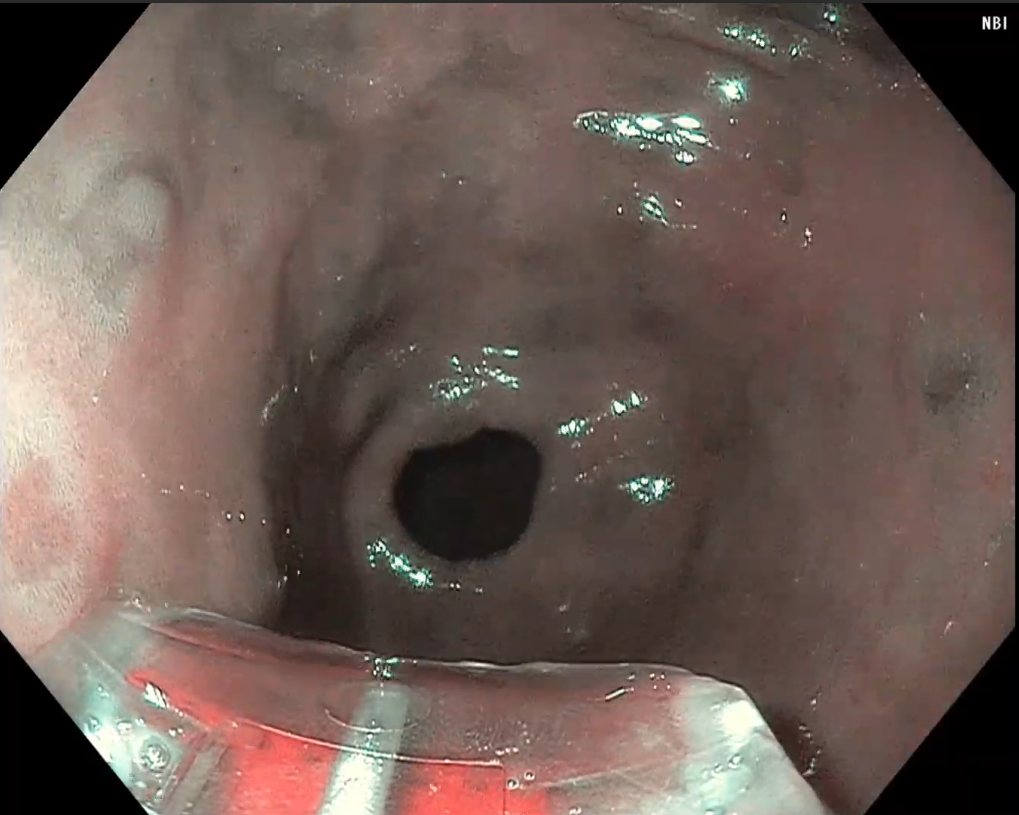
#> input picture apps/playgrounds/sample_img_4.png, 1019 x 815 px
$ python analyze_input.py
#> lines starting #> are read from the running program, lines starting #| are printed output that depends on the picture; long printed decimals are rounded
#!/usr/bin/env python3
"""
Visualize what the model actually sees after preprocessing
"""
import numpy as np
from PIL import Image
import matplotlib.pyplot as plt

# Load the image that was used
img_path = "apps/playgrounds/sample_img_4.png"
img = Image.open(img_path).convert('RGB')
print(f"Original image size: {img.size}")
#| Original image size: (1019, 815)
print(f"Original image mode: {Image.open(img_path).mode}")

# Resize like the model does
img_resized = img.resize((640, 512))
img_array = np.array(img_resized, dtype=np.float32) / 255.0

print(f"\nPreprocessed image stats:")
print(f"  Shape: {img_array.shape}")
#|   Shape: (512, 640, 3)
print(f"  Min: {img_array.min():.4f}")
#|   Min: 0.0000
print(f"  Max: {img_array.max():.4f}")
#|   Max: 1.0000
print(f"  Mean: {img_array.mean():.4f}")
#|   Mean: 0.3746
print(f"  Std: {img_array.std():.4f}")
#|   Std: 0.1984

# Check for unusual patterns
print(f"\nChannel statistics:")
for i, channel in enumerate(['R', 'G', 'B']):
    ch_data = img_array[:, :, i]
    print(f"  {channel}: min={ch_data.min():.4f}, max={ch_data.max():.4f}, "
          f"mean={ch_data.mean():.4f}, std={ch_data.std():.4f}")
#> this loop made 3 passes
#|   R: min=0.0000, max=1.0000, mean=0.4294, std=0.2117
#|   G: min=0.0000, max=1.0000, mean=0.3612, std=0.1915
#|   B: min=0.0000, max=1.0000, mean=0.3333, std=0.1779
#> pass 1, `ch_data = img_array[:, :, i]`:
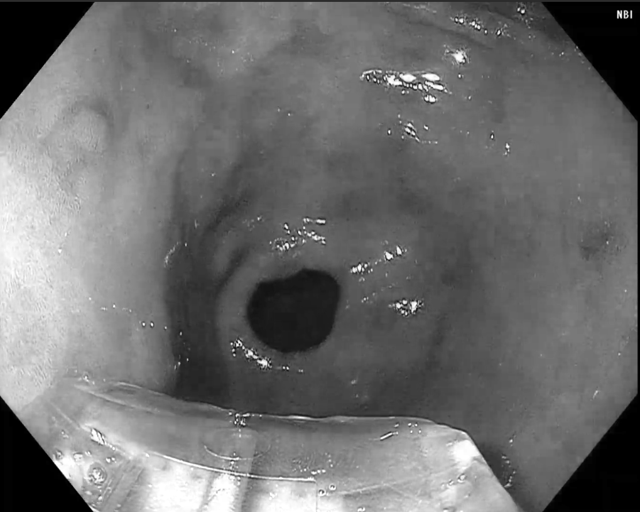
#> ch_data: shape (512, 640) float32; min 0, max 1, mean 0.429
#> pass 2, `ch_data = img_array[:, :, i]`:
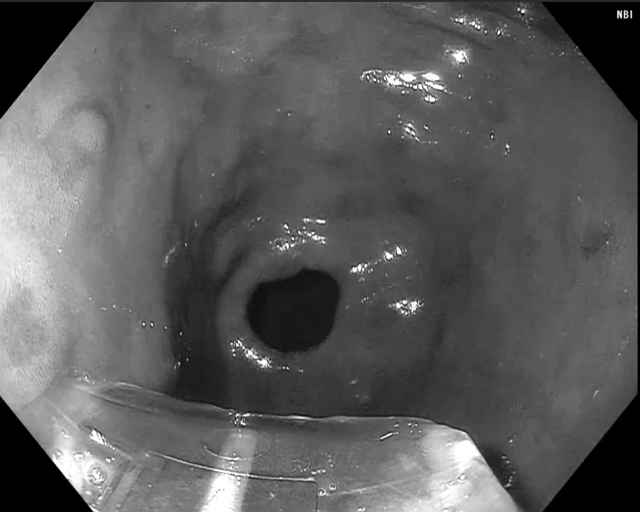
#> ch_data: shape (512, 640) float32; min 0, max 1, mean 0.361

# Visualize
fig, axes = plt.subplots(2, 3, figsize=(15, 10))

# Original
axes[0, 0].imshow(img_resized)
axes[0, 0].set_title('Original Image (640x512)')
axes[0, 0].axis('off')

# Each channel
for i, (ax, channel, color) in enumerate(zip(axes[0, 1:], ['R', 'G', 'B'], ['Reds', 'Greens', 'Blues'])):
    ax.imshow(img_array[:, :, i], cmap=color, vmin=0, vmax=1)
    ax.set_title(f'{channel} Channel')
    ax.axis('off')

# Grayscale
gray = img_array.mean(axis=2)
axes[1, 0].imshow(gray, cmap='gray', vmin=0, vmax=1)
axes[1, 0].set_title('Grayscale (mean)')
axes[1, 0].axis('off')

# Histogram
axes[1, 1].hist(img_array[:, :, 0].flatten(), bins=50, alpha=0.5, label='R', color='red')
axes[1, 1].hist(img_array[:, :, 1].flatten(), bins=50, alpha=0.5, label='G', color='green')
axes[1, 1].hist(img_array[:, :, 2].flatten(), bins=50, alpha=0.5, label='B', color='blue')
axes[1, 1].set_title('Pixel Value Distribution')
axes[1, 1].set_xlabel('Pixel Value')
axes[1, 1].set_ylabel('Count')
axes[1, 1].legend()
axes[1, 1].grid(alpha=0.3)

# Horizontal profile (average each row)
row_profile = img_array.mean(axis=(1, 2))
#> row_profile = 512 values, max 0.469 at index 478, min 0.171 at index 0, mean 0.375
axes[1, 2].plot(row_profile)
axes[1, 2].set_title('Horizontal Profile\n(avg brightness per row)')
axes[1, 2].set_xlabel('Row (y)')
axes[1, 2].set_ylabel('Mean pixel value')
axes[1, 2].grid(alpha=0.3)
axes[1, 2].axhline(y=row_profile.mean(), color='r', linestyle='--', label=f'Mean: {row_profile.mean():.3f}')
axes[1, 2].legend()

plt.tight_layout()
plt.savefig('output/input_analysis.png', dpi=150, bbox_inches='tight')
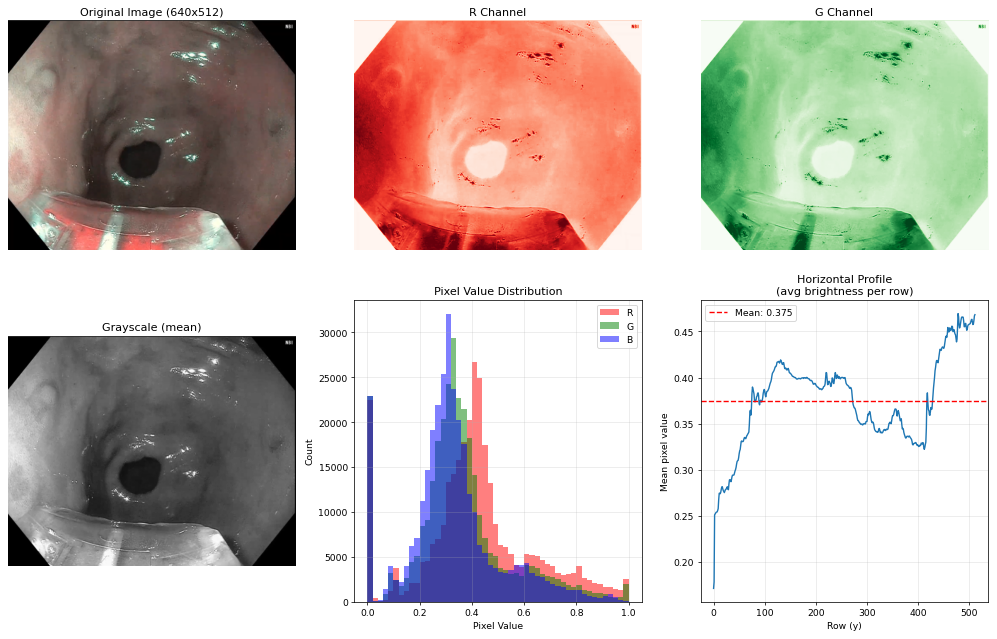
#> figure drawn by matplotlib, 6 panels; panel 5: tallest bar 26766 high, from x = 0.4 to 0.42; panel 5: tallest bar 29377 high, from x = 0.32 to 0.34; panel 5: tallest bar 32025 high, from x = 0.3 to 0.32; panel 6: curve peaks at x = 478, y = 0.469
print(f"\n✅ Saved input analysis to: output/input_analysis.png")

# Check if there are horizontal bands in the input
print(f"\n🔍 Checking for horizontal banding in input...")
# Look at variance across rows
row_means = img_array.mean(axis=(1, 2))
#> row_means has the same summary as row_profile
row_variance = np.var(row_means)
#> row_variance = 0.00243
print(f"  Row mean variance: {row_variance:.6f}")
#|   Row mean variance: 0.002435
if row_variance > 0.01:
    print(f"  ⚠️  High variance detected - image has horizontal banding in brightness!")
else:
    print(f"  ✅ Low variance - image is relatively uniform")

$ run again, with apps/playgrounds/sample_img_3.png copied over apps/playgrounds/sample_img_4.png
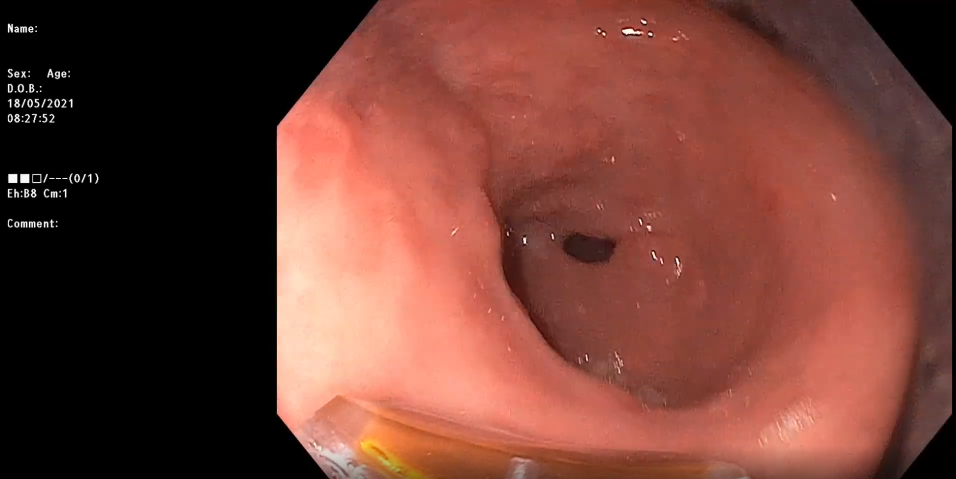
#> input picture apps/playgrounds/sample_img_3.png, 1912 x 958 px (shown at 1/2 size)
#| Original image size: (1912, 958)
#|   Shape: (512, 640, 3)
#|   Min: 0.0000
#|   Max: 1.0000
#|   Mean: 0.3018
#|   Std: 0.2809
#> the loop `for i, channel in enumerate(['R', 'G', 'B']):` made 3 passes
#|   R: min=0.0000, max=1.0000, mean=0.4492, std=0.3517
#|   G: min=0.0000, max=1.0000, mean=0.2476, std=0.2148
#|   B: min=0.0000, max=1.0000, mean=0.2085, std=0.1832
#> pass 1, `ch_data = img_array[:, :, i]`:
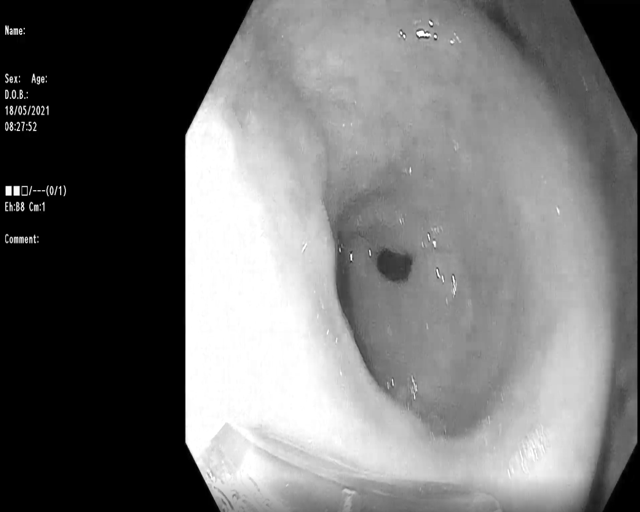
#> ch_data: shape (512, 640) float32; min 0, max 1, mean 0.449
#> `gray = img_array.mean(axis=2)`:
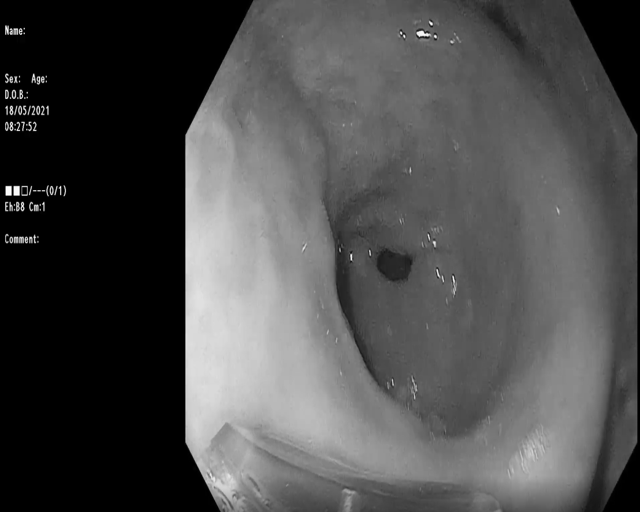
#> gray: shape (512, 640) float32; min 0, max 1, mean 0.302
#> row_profile = 512 values, max 0.382 at index 442, min 0.147 at index 0, mean 0.302
#> row_means has the same summary as row_profile
#> row_variance = 0.00393
#|   Row mean variance: 0.003931

$ run again, with apps/playgrounds/sample_img_5.png copied over apps/playgrounds/sample_img_4.png
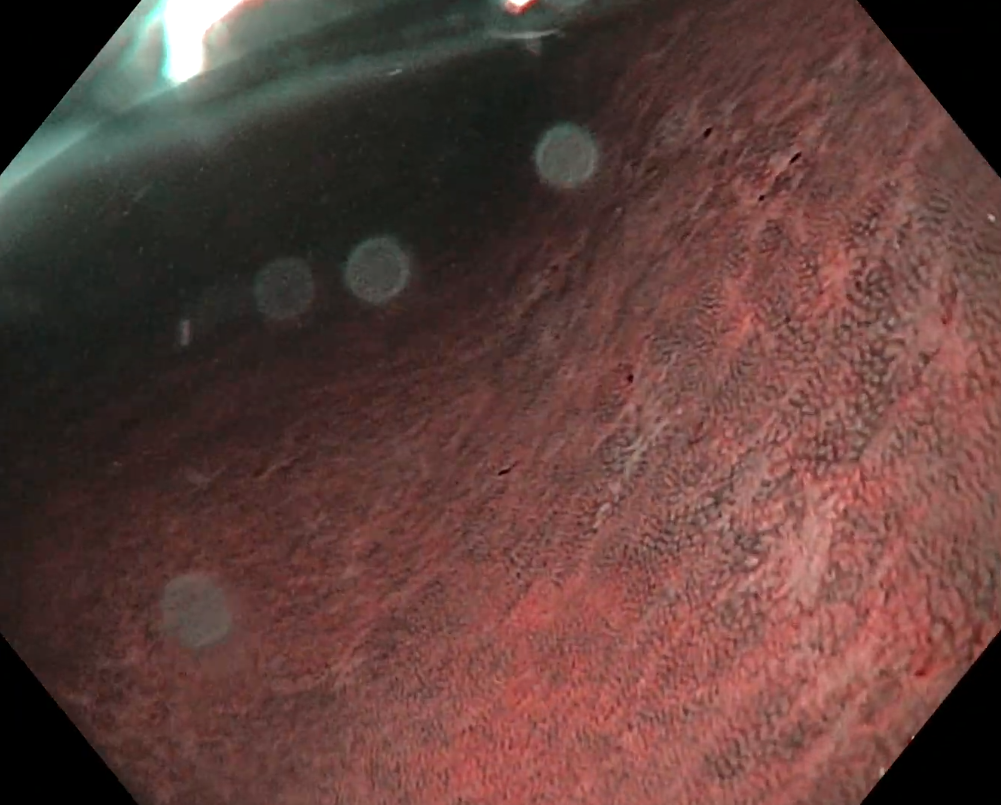
#> input picture apps/playgrounds/sample_img_5.png, 1001 x 805 px
#| Original image size: (1001, 805)
#|   Shape: (512, 640, 3)
#|   Min: 0.0000
#|   Max: 1.0000
#|   Mean: 0.2860
#|   Std: 0.1688
#> the loop `for i, channel in enumerate(['R', 'G', 'B']):` made 3 passes
#|   R: min=0.0000, max=1.0000, mean=0.3717, std=0.2009
#|   G: min=0.0000, max=1.0000, mean=0.2522, std=0.1335
#|   B: min=0.0000, max=1.0000, mean=0.2342, std=0.1271
#> pass 1, `ch_data = img_array[:, :, i]`:
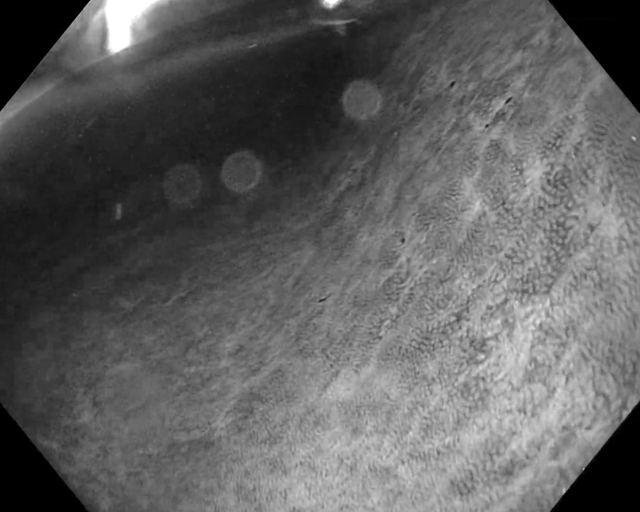
#> ch_data: shape (512, 640) float32; min 0, max 1, mean 0.372
#> `gray = img_array.mean(axis=2)`:
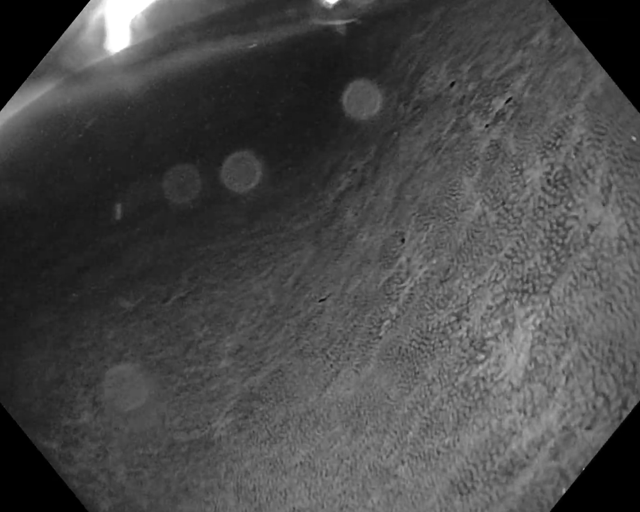
#> gray: shape (512, 640) float32; min 0, max 1, mean 0.286
#> row_profile = 512 values, max 0.362 at index 391, min 0.222 at index 72, mean 0.286
#> row_means has the same summary as row_profile
#> row_variance = 0.00188
#|   Row mean variance: 0.001875

$ run again, with apps/playgrounds/sample_img.jpg saved as apps/playgrounds/sample_img_4.png
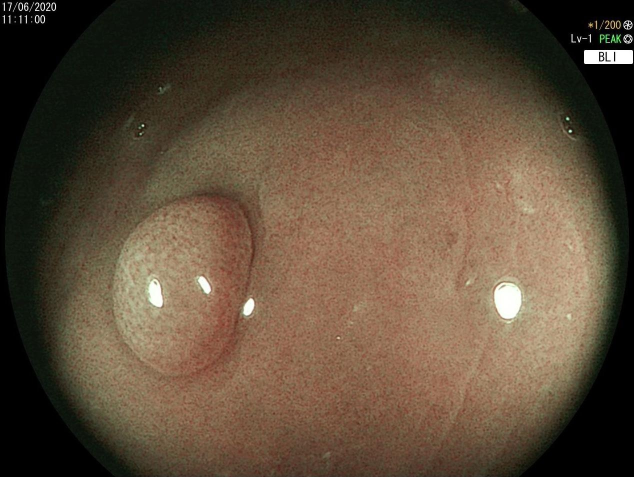
#> input picture apps/playgrounds/sample_img.jpg, 1267 x 954 px (shown at 1/2 size)
#> img is the input picture: PIL image 1267x954 RGB; mean R, G, B 93.1, 76.2, 57.6
#| Original image size: (1267, 954)
#> `img_resized = img.resize((640, 512))`:
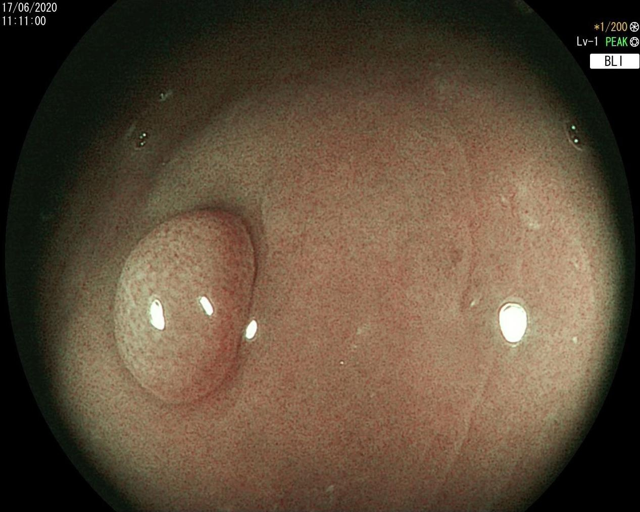
#> img_resized: PIL image 640x512 RGB; mean R, G, B 93.1, 76.2, 57.6
#|   Shape: (512, 640, 3)
#|   Min: 0.0000
#|   Max: 1.0000
#|   Mean: 0.2965
#|   Std: 0.2075
#> the loop `for i, channel in enumerate(['R', 'G', 'B']):` made 3 passes
#|   R: min=0.0000, max=1.0000, mean=0.3650, std=0.2393
#|   G: min=0.0000, max=1.0000, mean=0.2988, std=0.1920
#|   B: min=0.0000, max=1.0000, mean=0.2257, std=0.1591
#> pass 3, `ch_data = img_array[:, :, i]`:
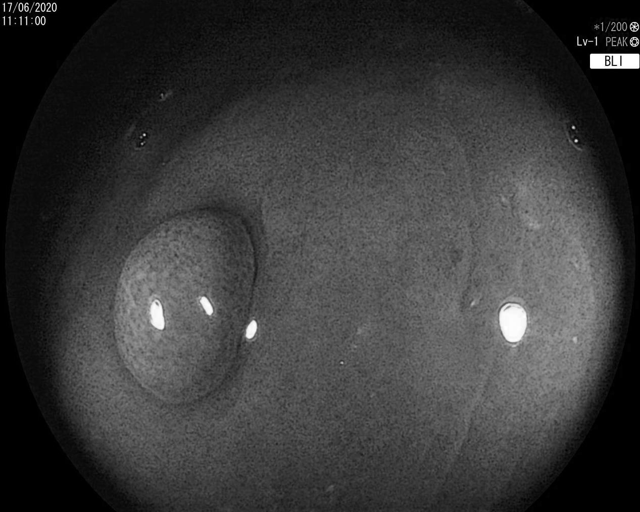
#> ch_data: shape (512, 640) float32; min 0, max 1, mean 0.226
#> row_profile = 512 values, max 0.478 at index 322, min 0.0522 at index 0, mean 0.296
#> row_means has the same summary as row_profile
#> row_variance = 0.0149
#|   Row mean variance: 0.01489
